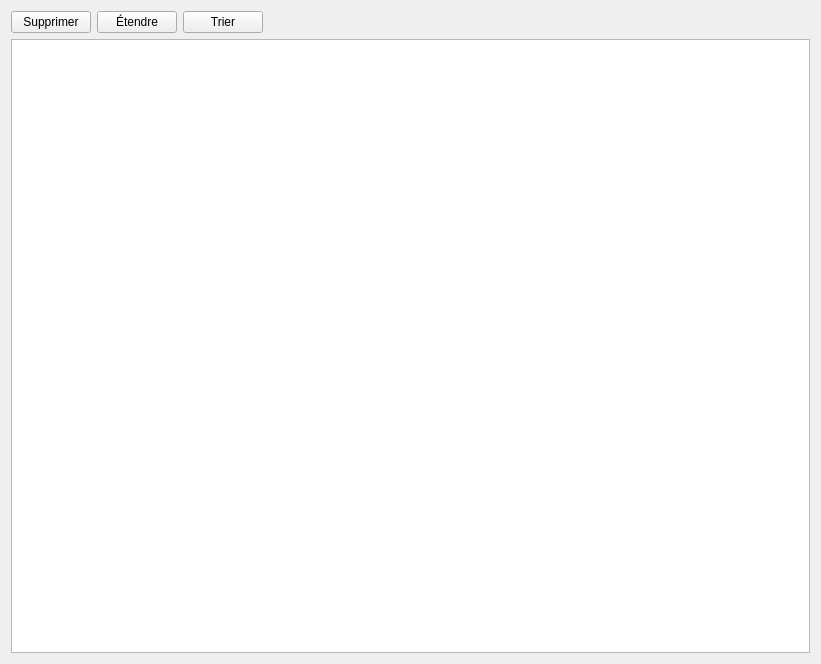
<?xml version="1.0" encoding="UTF-8"?>
<ui version="4.0">
 <class>PaneImportedReportFiles</class>
 <widget class="QWidget" name="PaneImportedReportFiles">
  <property name="geometry">
   <rect>
    <x>0</x>
    <y>0</y>
    <width>821</width>
    <height>664</height>
   </rect>
  </property>
  <property name="windowTitle">
   <string>Imported report files</string>
  </property>
  <layout class="QVBoxLayout" name="verticalLayout">
   <item>
    <layout class="QHBoxLayout" name="horizontalLayout">
     <item>
      <widget class="QPushButton" name="buttonRemove">
       <property name="text">
        <string>Supprimer</string>
       </property>
      </widget>
     </item>
     <item>
      <widget class="QPushButton" name="buttonExpandAll">
       <property name="toolTip">
        <string>Étendre afin de voir tous les fichiers</string>
       </property>
       <property name="text">
        <string>Étendre</string>
       </property>
      </widget>
     </item>
     <item>
      <widget class="QPushButton" name="buttonSort">
       <property name="toolTip">
        <string>Trier tous les fichiers par order alphabétique</string>
       </property>
       <property name="text">
        <string>Trier</string>
       </property>
      </widget>
     </item>
     <item>
      <spacer name="horizontalSpacer">
       <property name="orientation">
        <enum>Qt::Horizontal</enum>
       </property>
       <property name="sizeHint" stdset="0">
        <size>
         <width>40</width>
         <height>20</height>
        </size>
       </property>
      </spacer>
     </item>
    </layout>
   </item>
   <item>
    <widget class="QTreeView" name="treeViewFiles">
     <property name="selectionMode">
      <enum>QAbstractItemView::ExtendedSelection</enum>
     </property>
    </widget>
   </item>
  </layout>
 </widget>
 <resources/>
 <connections/>
</ui>
